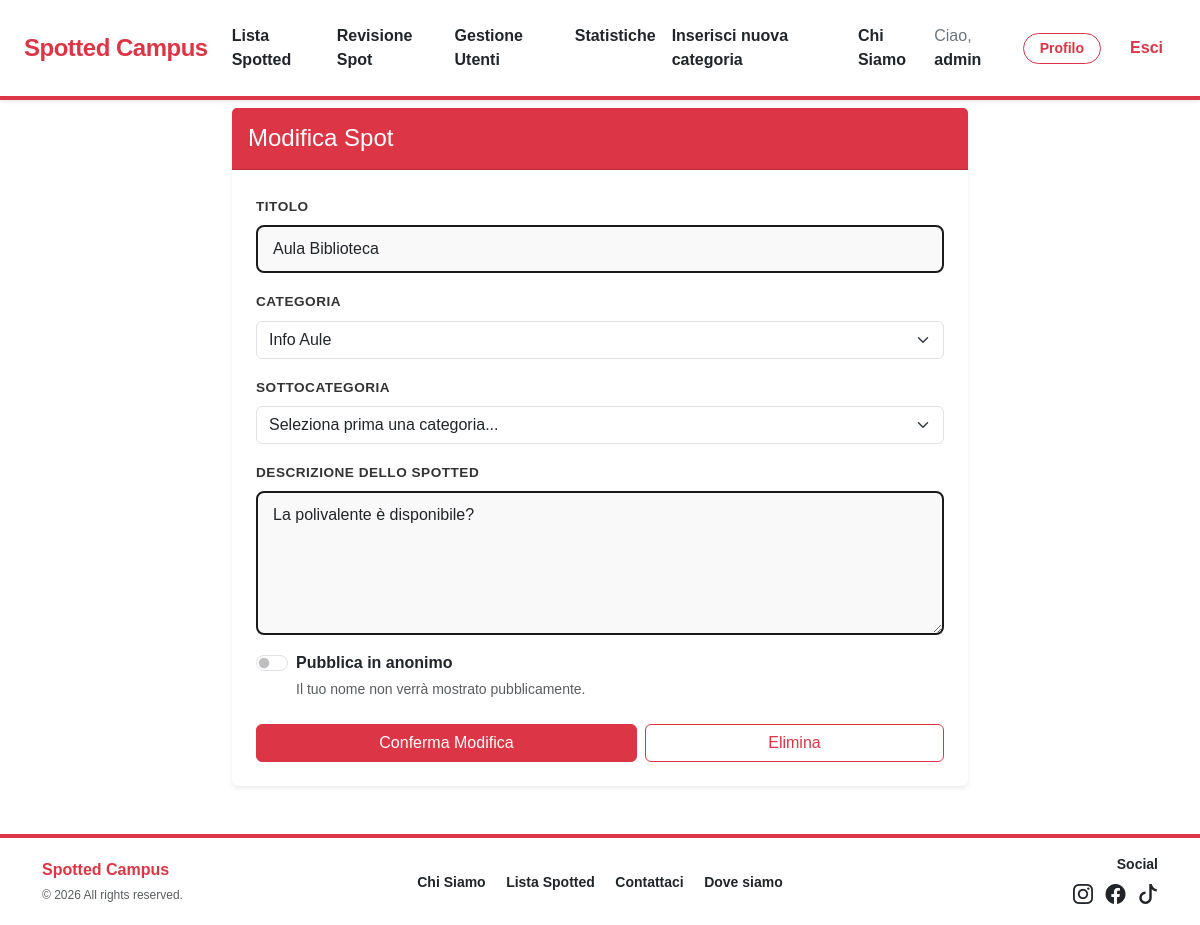
The app's page /gestione-spot.php?id=1 (signed in) with its own data.
### tables this page shows
CREATE TABLE SPOT (
    idSpot INT AUTO_INCREMENT PRIMARY KEY,
    titolo VARCHAR(255) NOT NULL,
    testo TEXT NOT NULL,
    dataInserimento DATETIME DEFAULT CURRENT_TIMESTAMP,
    stato ENUM('in_attesa', 'approvato', 'rifiutato') DEFAULT 'in_attesa',
    isAnonymous BOOLEAN DEFAULT 0,
    idCategoria INT NOT NULL,
    idSottoCategoria INT,
    usernameUtente VARCHAR(100),
    usernameAdminApprovato VARCHAR(100) NULL, 
    dataApprovazione DATETIME NULL,

    FOREIGN KEY (idCategoria) REFERENCES CATEGORIE(idCategoria),
    FOREIGN KEY (idSottoCategoria) REFERENCES SOTTOCATEGORIE(idSottoCategoria) ON DELETE SET NULL,
    FOREIGN KEY (usernameUtente) REFERENCES UTENTI(username) ON DELETE SET NULL,
    FOREIGN KEY (usernameAdminApprovato) REFERENCES UTENTI(username) ON DELETE SET NULL
);

CREATE TABLE CATEGORIE (
    idCategoria INT AUTO_INCREMENT PRIMARY KEY,
    nome VARCHAR(100) UNIQUE NOT NULL
);

### gestione-spot.php (called while the page is built, shortened)
<?php
require_once 'bootstrap.php';
$idSpot = isset($_GET["id"]) ? $_GET["id"] : null;
$spotEsistente = null;
if ($idSpot) {
    $spotEsistente = $dbh->getSpotById($idSpot);
}
$templateParams["titolo"] = "Spot The Bug - Gestione Spot";
$templateParams["nome"] = "gestione-spot-page.php";
$templateParams["categorie"] = $dbh->getCategories();
$templateParams["spot"] = $spotEsistente;
require 'template/base.php';
?>

### db/database.php (called while the page is built, shortened)
<?php
class DatabaseHelper
{
    private $db;
    public function __construct($servername, $username, $password, $dbname, $port)
    {
        $this->db = new mysqli($servername, $username, $password, $dbname, $port);
    }
    public function getCategories()
    {
        $stmt = $this->db->prepare("SELECT idCategoria,nome FROM CATEGORIE");
        $stmt->execute();
        $result = $stmt->get_result();
        return $result->fetch_all(MYSQLI_ASSOC);
    }
    public function getSpotById($idSpot)
    {
        $stmt = $this->db->prepare("SELECT * FROM SPOT WHERE idSpot = ?");
        $stmt->bind_param('i', $idSpot);
        $stmt->execute();
        return $stmt->get_result()->fetch_assoc();
    }
}

### bootstrap.php (called while the page is built, shortened)
<?php
require_once("db/database.php");
$dbh = new DatabaseHelper("localhost", "root", "", "spotted", 3306);
?>

### template/gestione-spot-page.php (the view, shortened to what this page needs)
<section class="container mt-5" aria-labelledby="form-title">
    <div class="row justify-content-center">
        <div class="col-md-8">
            <div class="card shadow-sm border-0">
                <div class="card-header bg-danger text-white py-3">
                    <?php
                    $spot = isset($templateParams["spot"]) ? $templateParams["spot"] : null;
                    $isEdit = ($spot != null);
                    ?>
                    <h2 class="h4 mb-0" id="form-title"><?php echo $isEdit ? "Modifica Spot" : "Crea il tuo Spot"; ?></h2>
                </div>
                <div class="card-body p-4">
                    <form id="form-spot"
                        action="gestione-spot.php<?php echo $isEdit ? '?id=' . $spot['idSpot'] : ''; ?>" method="POST"
                        data-is-edit="<?php echo $isEdit ? 'true' : 'false'; ?>"
                        data-init-cat="<?php echo $isEdit ? $spot['idCategoria'] : ''; ?>"
                        data-init-subcat="<?php echo $isEdit ? $spot['idSottoCategoria'] : ''; ?>" method="POST">
                        <div class="mb-3">
                            <label for="titolo" class="form-label fw-bold">Titolo</label>
                            <input type="text" name="titolo" class="form-control" id="titolo"
                                value="<?php echo $isEdit ? htmlspecialchars($spot['titolo']) : ''; ?>" required>
                        </div>
                        <div class="mb-3">
                            <label for="categoria" class="form-label fw-bold">Categoria</label>
                            <select name="categoria" id="categoria" class="form-select" required>
                                <?php foreach ($templateParams["categorie"] as $cat): ?>
                                    <option value="<?php echo $cat['idCategoria']; ?>" <?php echo ($isEdit && $spot['idCategoria'] == $cat['idCategoria']) ? 'selected' : ''; ?>>
                                        <?php echo $cat['nome']; ?>
                                    </option>
                                <?php endforeach; ?>
                            </select>
                        </div>
                        <div class="mb-3">
                            <label for="sottocategoria" class="form-label fw-bold">Sottocategoria</label>
                            <select name="sottocategoria" id="sottocategoria" class="form-select">
                                <option value="">Seleziona prima una categoria...</option>
                            </select>
                        </div>
                        <div class="mb-3">
                            <label for="testo" class="form-label fw-bold">Descrizione dello Spotted</label>
                            <textarea name="testo" class="form-control" id="testo" rows="5"
                                required><?php echo $isEdit ? htmlspecialchars($spot['testo']) : ''; ?></textarea>
                        </div>
                        <div class="mb-3">
                            <div class="form-check form-switch">
                                <input class="form-check-input" type="checkbox" name="isAnonymous" id="isAnonymous"
                                    value="1" <?php echo ($isEdit && isset($spot['isAnonymous']) && $spot['isAnonymous']) ? 'checked' : ''; ?> aria-describedby="anon-help">
                                <label class="form-check-label fw-bold" for="isAnonymous">
                                    Pubblica in anonimo
                                </label>
                                <div class="form-text" id="anon-help">Il tuo nome non verrà mostrato pubblicamente.</div>
                            </div>
                        </div>
                        <div class="mt-4">
                            <?php if (!$isEdit): ?>
                                <button type="submit" name="azione" value="pubblica"
                                    class="btn btn-danger w-100">Pubblica</button>
                            <?php else: ?>
                                <div class="d-flex gap-2">
                                    <button type="submit" name="azione" value="modifica"
                                        class="btn btn-danger flex-grow-1">Conferma Modifica</button>
                                    <button type="submit" name="azione" value="elimina"
                                        class="btn btn-outline-danger flex-grow-1"
                                        onclick="return confirm('Eliminare definitivamente?')">Elimina</button>
                                </div>
                            <?php endif; ?>
                        </div>
                    </form>
                </div>
            </div>
        </div>
    </div>
</section>

### css/style.css (style rules this page uses)
body { font-family: 'Outfit', sans-serif; background-color: #ffffff; color: #333; margin: 0; }
.form-label { font-weight: 700; color: #333; text-transform: uppercase; font-size: 0.85rem; letter-spacing: 0.5px; }
.form-control { border: 2px solid #1a1a1a; border-radius: 8px; padding: 10px 15px; font-weight: 500; background-color: #f9f9f9; transition: all 0.2s; }

### records on screen
spot: titolo "Aula Biblioteca", categoria "Info Aule", testo "La polivalente è disponibile?"

### other values on screen
$_SESSION["username"] "admin"
